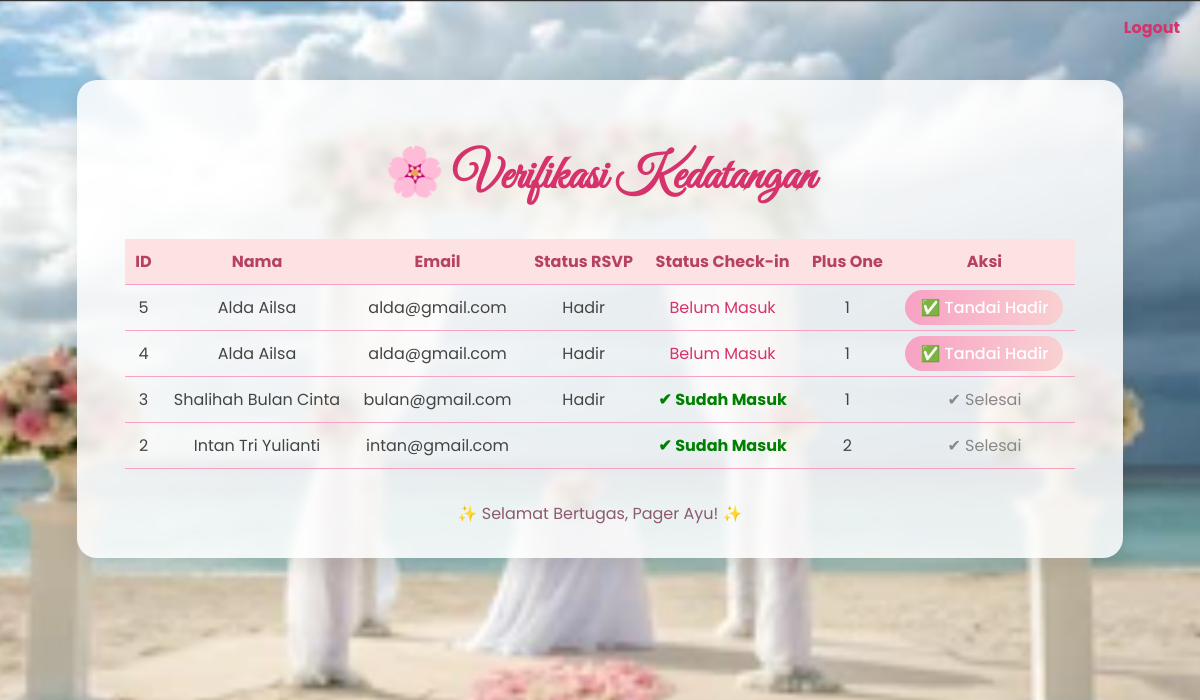
/pagers/verify.php (signed in), run on the app's committed database.
### tables this page shows
CREATE TABLE `guests` (
  `id` int(11) NOT NULL,
  `name` varchar(100) DEFAULT NULL,
  `email` varchar(100) DEFAULT NULL,
  `status` enum('Belum Konfirmasi','Hadir','Tidak Hadir') DEFAULT 'Belum Konfirmasi',
  `plus_one` int(11) DEFAULT 0,
  `checkin_status` varchar(50) DEFAULT 'Belum Masuk'
);

### pagers/verify.php (the view, shortened to what this page needs)
<?php
include '../config.php';
$result = $conn->query("SELECT * FROM guests ORDER BY id DESC");
?>
<!DOCTYPE html>
<html lang="id">
<head>
</head>
<body>
    <a href="../logout.php" class="logout">Logout</a>
    <div class="container">
        <h1>🌸 Verifikasi Kedatangan</h1>
        <table>
            <tr>
                <th>ID</th>
                <th>Nama</th>
                <th>Email</th>
                <th>Status RSVP</th>
                <th>Status Check-in</th>
                <th>Plus One</th>
                <th>Aksi</th>
            </tr>
            <?php while ($row = $result->fetch_assoc()) : ?>
            <tr>
                <td><?= $row['id'] ?></td>
                <td><?= htmlspecialchars($row['name']) ?></td>
                <td><?= htmlspecialchars($row['email']) ?></td>
                <td><?= htmlspecialchars($row['status']) ?></td>
                <td>
                    <?php if ($row['checkin_status'] === 'Sudah Masuk') : ?>
                    <span style="color:green;font-weight:bold;">✔ Sudah Masuk</span>
                    <?php else : ?>
                    <span style="color:#d6336c;">Belum Masuk</span>
                    <?php endif; ?>
                </td>
                <td><?= htmlspecialchars($row['plus_one']) ?></td>
                <td>
                    <?php if ($row['checkin_status'] !== 'Sudah Masuk') : ?>
                    <a class="btn" href="?checkin=<?= $row['id'] ?>">✅ Tandai Hadir</a>
                    <?php else : ?>
                    <span style="color:#888;">✔ Selesai</span>
                    <?php endif; ?>
                </td>
            </tr>
            <?php endwhile; ?>
        </table>
        <footer>✨ Selamat Bertugas, Pager Ayu! ✨</footer>
    </div>
</body>
</html>

### pagers/verify.php (style rules this page uses)
body { margin: 0; font-family: "Poppins", sans-serif; background: url("../images/background.png") center/cover fixed no-repeat; color: #444; }
.container { background: rgba(255, 255, 255, 0.85); backdrop-filter: blur(5px); border-radius: 20px; max-width: 950px; margin: 80px auto; padding: 2rem 3rem; box-shadow: 0 8px 25px rgba(0, 0, 0, 0.1); position: relative; }
h1 { font-family: "Great Vibes", cursive; text-align: center; font-size: 3rem; color: #d6336c; margin-bottom: 2rem; }
table { width: 100%; border-collapse: collapse; margin-top: 1rem; }
th, td { border-bottom: 1px solid #f8a1c4; padding: 10px; text-align: center; }
th { background: #fde2e4; color: #b64260; }
.btn { background: linear-gradient(90deg, #f8a1c4, #f9d1d1); border: none; color: white; padding: 6px 15px; border-radius: 20px; font-weight: 500; cursor: pointer; text-decoration: none; transition: 0.3s; }
.logout { position: absolute; top: 15px; right: 20px; color: #d6336c; text-decoration: none; font-weight: bold; }
footer { text-align: center; margin-top: 2rem; color: #8c5a6e; }

### data on the page
guests: id "5", name "Alda Ailsa", email "alda@gmail.com", status "Hadir", checkin_status "Belum Masuk", plus_one "1"
guests: id "4", name "Alda Ailsa", email "alda@gmail.com", status "Hadir", checkin_status "Belum Masuk", plus_one "1"
guests: id "3", name "Shalihah Bulan Cinta", email "bulan@gmail.com", status "Hadir", checkin_status "✔ Sudah Masuk", plus_one "1"
guests: id "2", name "Intan Tri Yulianti", email "intan@gmail.com", checkin_status "✔ Sudah Masuk", plus_one "2"
